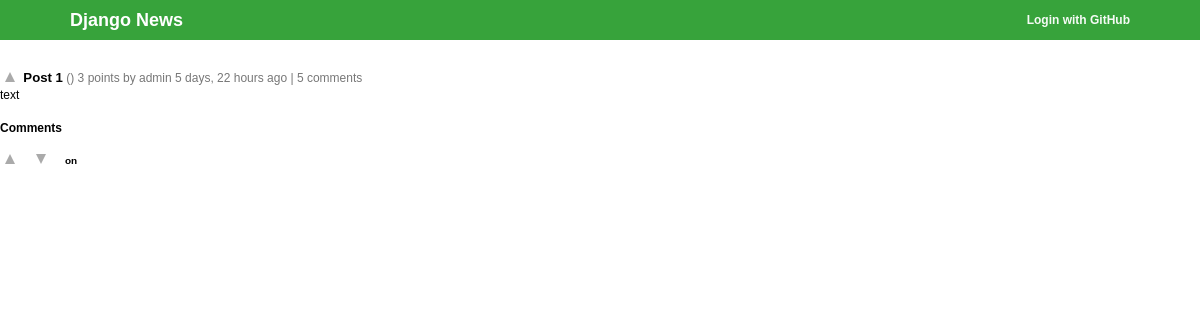
The app's page /1/, older data.
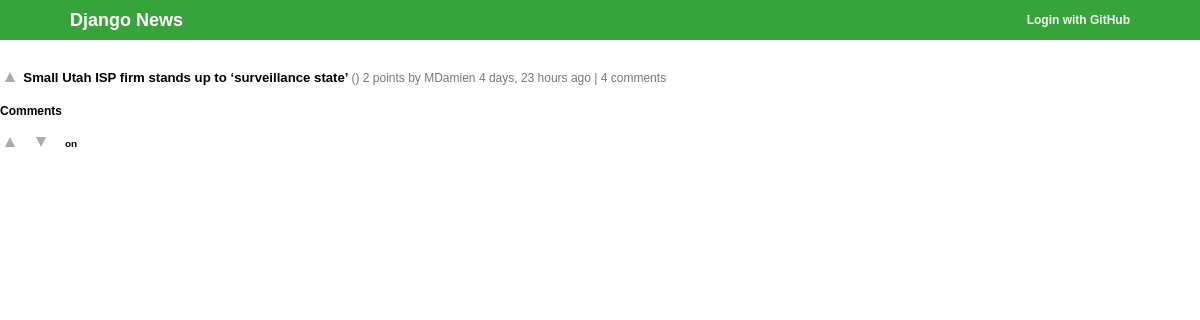
The same page, newer data.
### posts/models.py (models this page shows, shortened)
class Post(models.Model):
    title = models.CharField(max_length=200)
    user = models.ForeignKey(User)
    date = models.DateTimeField(auto_now_add=True)
    link = models.URLField(max_length=600, blank=True)
    text = models.TextField(blank=True)
    def score(self):
        return Vote.objects.filter(post=self,upvote=True).count() - Vote.objects.filter(post=self,upvote=False).count()
    def comments_count(self):
        return Comment.objects.filter(post=self).count()
    def get_domain(self):
        return urlparse(self.link).netloc

### posts/views.py (the view)
# urls.py: url(r'^(?P<id>\d+)/$', views.details),
def details(request,id):
	post = Post.objects.get(pk=id)
	comments = Comment.objects.filter(post=post)
	return render(request, 'posts/details.html', {'post': post,'comments':comments})

### posts/templates/posts/details.html (shortened to what this page needs)
{% extends "posts/base.html" %}
{% block content %}
<div>
	{% include "posts/post.html" with post=post%}
	{% if post.text %}
	<div>{{ post.text }}<div>
	{% endif %}
</div>
<h4>Comments</h4>
{% load mptt_tags %}
<div class="comments">
{% recursetree comments %}
    <div class="comment" style="margin-left: {{ node.get_level }}0px">
        <h5>
            <a href='{% url 'posts.views.comment_upvote' post.pk node.pk %}' class='upvote' title='upvote'>upvote</a>
        <a href='{% url 'posts.views.comment_downvote' post.pk node.pk%}' class='downvote' title='downvote'>downvote</a>
    </a>&nbsp;&nbsp;&nbsp;{{ node.author }} on {{ node.date }}</h5>
    </div>
{% endrecursetree %}
{% endblock %}

### posts/templates/posts/post.html
{% load humanize %}
<span class="post">
	<a href='{% url 'posts.views.upvote' post.pk %}' class='upvote' title='upvote' {% if not user.is_authenticated %} onclick="alert('You need to be logged to vote')" {% endif %}>vote up</a>
	{% if post.link %}
	<a class="link" href="{{ post.link }}">{{ post.title }}</a><span class="comhead"> ({{post.get_domain}}) </span>
	{% else %}
	<a class="link" href="{% url 'posts.views.details' post.pk %}">{{ post.title }}</a>
	{% endif %}
	<span class="score">
	{% with total=post.score %}
		{{ total }} point{{ total|pluralize }}
	{% endwith %}
	</span> by {{ post.user }} {{ post.date|naturaltime}}  | <a class="comments" href="{% url 'posts.views.details' post.pk %}">
	{% with total=post.comments_count %}
		{{ total }} comment{{ total|pluralize }}
	{% endwith %}</a>
</span>

Row changes from the older to the newer data that the page shows:
changed Post: title "Post 1" → "Small Utah ISP firm stands up to ‘surveillance state’"; user "admin" → "MDamien"; date "5 days, 22 hours ago" → "4 days, 23 hours ago"; text "text" → (not shown)
Text that changed along with them:
{{ total }}: "3" → "2"
{{ total }}: "5" → "4"
